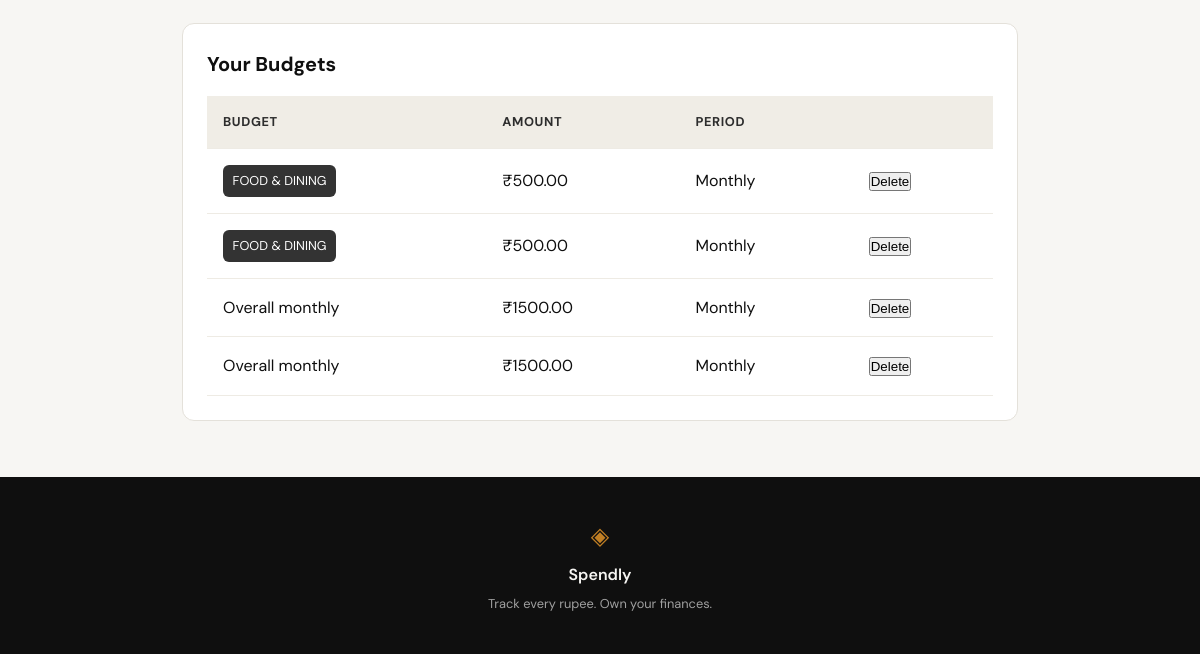
Before: /budgets (signed in, lower part) with the older database file.
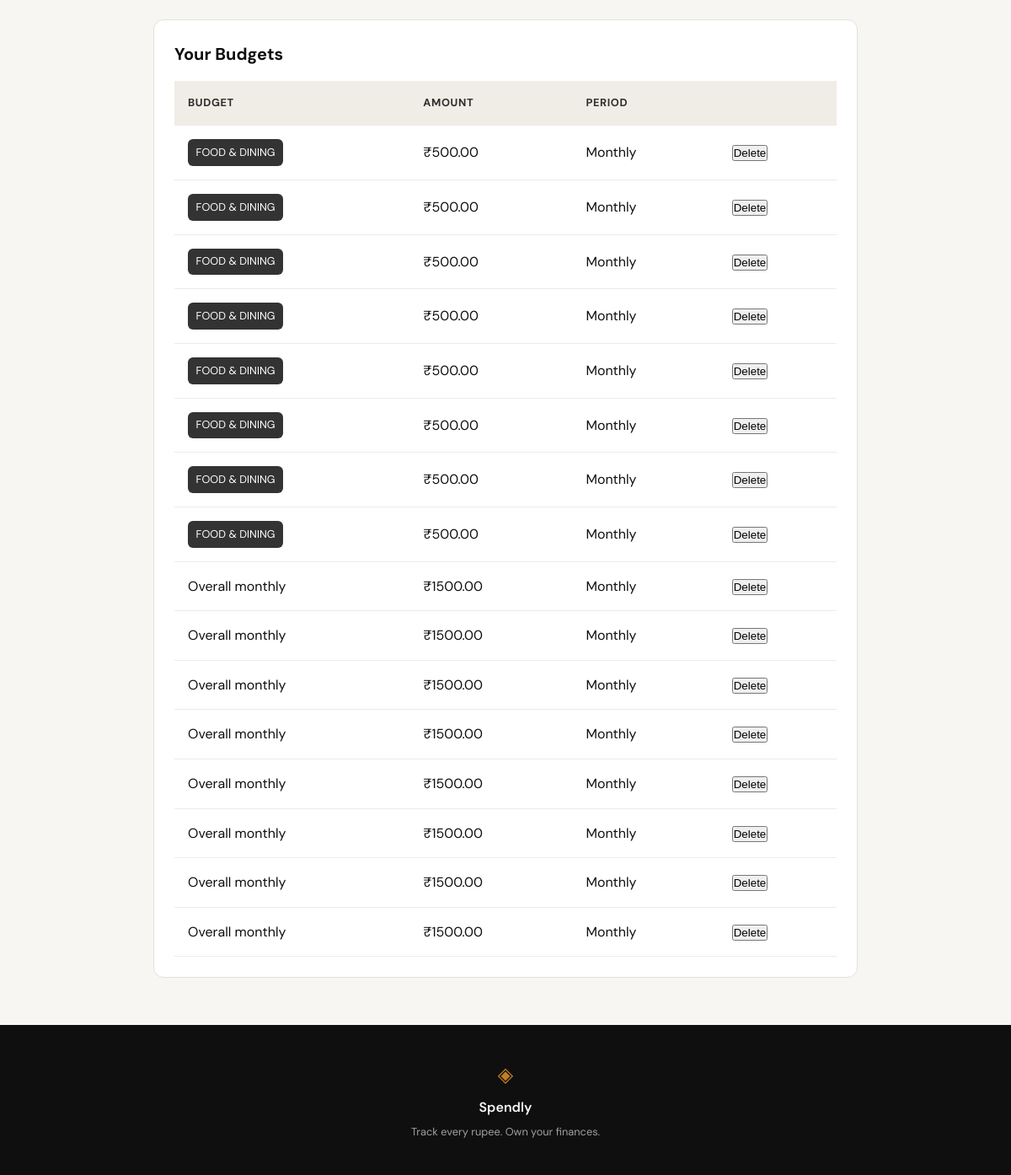
After: the same page with the newer database file.
### tables this page shows
CREATE TABLE budgets (
            id INTEGER PRIMARY KEY AUTOINCREMENT,
            user_id INTEGER NOT NULL,
            category_id INTEGER,
            amount REAL NOT NULL,
            period TEXT NOT NULL DEFAULT 'monthly',
            created_at TEXT NOT NULL DEFAULT CURRENT_TIMESTAMP,
            FOREIGN KEY (user_id) REFERENCES users (id),
            FOREIGN KEY (category_id) REFERENCES categories (id)
        );

CREATE TABLE categories (
            id INTEGER PRIMARY KEY AUTOINCREMENT,
            name TEXT UNIQUE NOT NULL,
            color TEXT DEFAULT '#007bff'
        );

### expense-tracker/app.py (the view, shortened to what this page needs)
@app.route("/budgets", methods=["GET", "POST"])
def budgets():
    if "user_id" not in session:
        return redirect(url_for("login"))
    db = get_db()
    user = db.execute("SELECT * FROM users WHERE id = ?", (session["user_id"],)).fetchone()
    categories = db.execute("SELECT * FROM categories ORDER BY name").fetchall()
    errors = []
    budgets_list = db.execute(
        "SELECT b.*, c.name AS category_name FROM budgets b LEFT JOIN categories c ON b.category_id = c.id WHERE b.user_id = ? ORDER BY b.category_id IS NULL, c.name",
        (session['user_id'],)
    ).fetchall()
    db.close()
    return render_template('budgets.html', user=user, categories=categories, budgets=budgets_list, errors=errors)

### expense-tracker/database/db.py (called while the page is built)
def get_db():
    conn = sqlite3.connect('expenses.db')
    conn.row_factory = sqlite3.Row
    conn.execute('PRAGMA foreign_keys = ON')
    return conn

### expense-tracker/templates/budgets.html (shortened to what this page needs)
{% extends "base.html" %}
{% block content %}
<div class="budgets-container">
    <div class="budget-list-card">
        <h2>Your Budgets</h2>
        {% if budgets %}
        <table class="budget-table">
            <thead>
                <tr>
                    <th>Budget</th>
                    <th>Amount</th>
                    <th>Period</th>
                    <th></th>
                </tr>
            </thead>
            <tbody>
                {% for budget in budgets %}
                <tr>
                    <td>
                        {% if budget['category_name'] %}
                        <span class="category-badge budget-category" style="background-color: {{ budget['category_color'] or '#333' }};">
                            {{ budget['category_name'] }}
                        </span>
                        {% else %}
                        Overall monthly
                        {% endif %}
                    </td>
                    <td>₹{{ "%.2f"|format(budget['amount']) }}</td>
                    <td>{{ budget['period']|capitalize }}</td>
                    <td>
                        <form method="POST" action="{{ url_for('delete_budget', id=budget['id']) }}" onsubmit="return confirm('Delete this budget?')">
                            <button type="submit" class="btn-row-delete">Delete</button>
                        </form>
                    </td>
                </tr>
                {% endfor %}
            </tbody>
        </table>
        {% else %}
        <div class="empty-state">
            <p class="empty-title">No budgets set</p>
            <p class="empty-text">Create a monthly budget to get alerts when spending gets close to your limit.</p>
        </div>
        {% endif %}
    </div>
</div>
{% endblock %}

Changed rows visible on the page:
added budgets: category_name "FOOD & DINING", amount "500.00", period "Monthly"
added budgets: category_name "FOOD & DINING", amount "500.00", period "Monthly"
added budgets: category_name "FOOD & DINING", amount "500.00", period "Monthly"
added budgets: category_name "FOOD & DINING", amount "500.00", period "Monthly"
added budgets: category_name "FOOD & DINING", amount "500.00", period "Monthly"
added budgets: category_name "FOOD & DINING", amount "500.00", period "Monthly"
added budgets: shows "Overall monthly", amount "1500.00", period "Monthly"
added budgets: shows "Overall monthly", amount "1500.00", period "Monthly"
added budgets: shows "Overall monthly", amount "1500.00", period "Monthly"
added budgets: shows "Overall monthly", amount "1500.00", period "Monthly"
added budgets: shows "Overall monthly", amount "1500.00", period "Monthly"
added budgets: shows "Overall monthly", amount "1500.00", period "Monthly"
